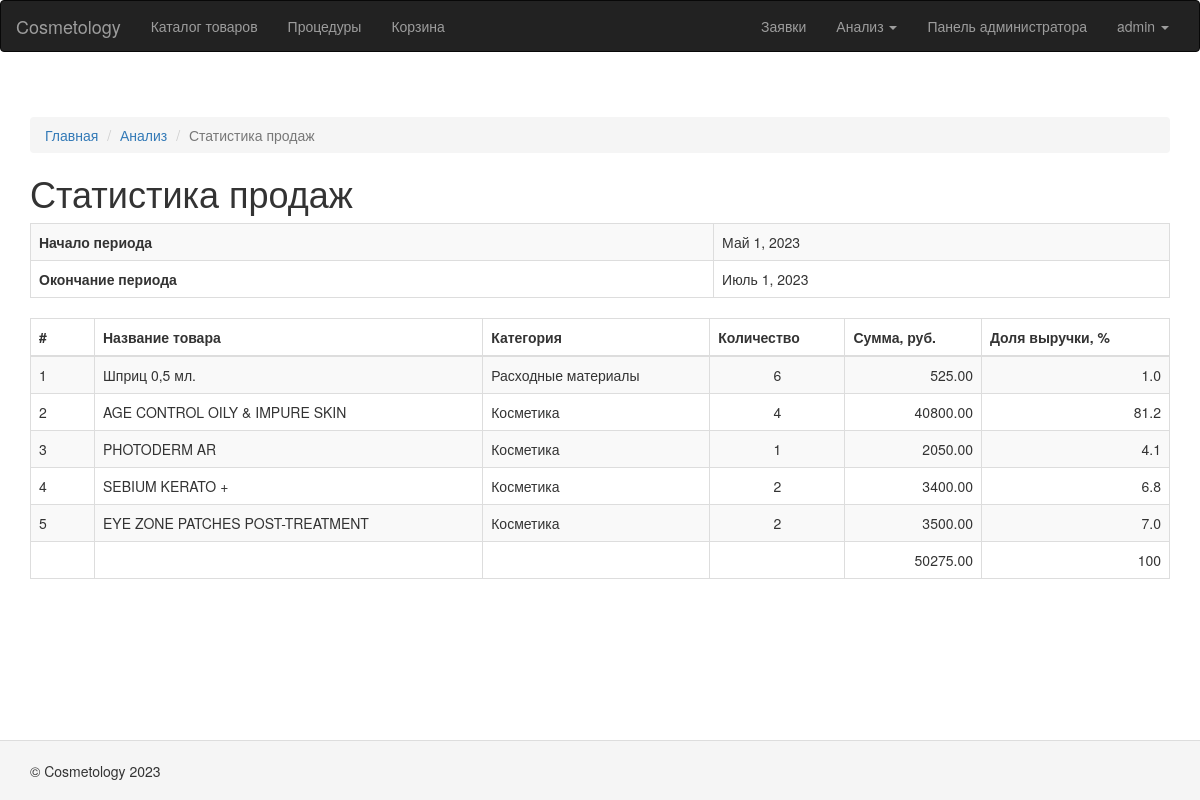
/report/sale-list/ (signed in), run on the app's committed database.
### website/models.py (models this page shows, shortened)
class User(AbstractUser):
    db_table = 'auth_user'
    middle_name = models.CharField("Отчество", "middle_name", max_length=50, null=True, blank=True)
    """Отчество"""
    gender = models.ForeignKey('Gender', on_delete=models.SET_NULL, verbose_name="Пол",
                                  null=True, blank=True)
    """Тип пользователя"""
    birthday = models.DateField("Дата рождения", "birthday", null=True, blank=True)
    """Дата рождения"""
    description = models.TextField("Примечание", "description", null=True, blank=True)
    """Примечание"""
    phone = models.CharField("Телефон", "phone", max_length=255, null=True, blank=True)
    """Номер телефона заявителя"""
    address = models.CharField("Адрес", "address", max_length=255, null=True, blank=True)
    """Адрес"""
    user_type = models.ForeignKey('UserType', on_delete=models.SET_NULL, verbose_name="Тип пользователя",
                                  null=True, blank=True)
    """Тип пользователя"""
    report_date_1 = models.DateField("Начало периода", "report_date_1", null=True, blank=True)
    """Начало периода"""
    report_date_2 = models.DateField("Окончание периода", "report_date_2", null=True, blank=True)
    """"Окончание периода"""
    def groups_str(self):
        result = None
        for item in self.groups.all():
            if result is not None:
                result += ", "
            else:
                result = ""
            result += item.name
        return result
    groups_str.short_description = "Группы"
    groups_str.allow_tags = True
    def in_group_by_id (self, group_id):
        return self.groups.filter(id=group_id).exists()
    def is_client (self):
        return self.in_group_by_id(4)
    class Meta:
        verbose_name = "Пользователь"
        verbose_name_plural = "Пользователи"

class Category(models.Model):
    title = models.CharField("Название", max_length=255)
    """Название группы товаров"""
    description = models.TextField("Описание", null=True, blank=True)
    """Описание группы товаров"""
    def __str__(self):
        return self.title
    class Meta:
        verbose_name = "Группа товаров"
        verbose_name_plural = "Группы товаров"

class Product(models.Model):
    title = models.CharField("Название", max_length=255)
    """Название товара"""
    description = models.TextField("Описание", null=True, blank=True)
    """Описание товара"""
    image = models.ImageField("Изображение", null=True, blank=True)
    """Изображение товара"""
    cost = models.FloatField("Цена за ед., руб.", null=True, blank=True)
    """Стоимость товара"""
    category = models.ForeignKey('Category', on_delete=models.SET_NULL, verbose_name="Категория товаров",
                                 null=True, blank=True)
    """Группа товаров"""
    brand = models.ForeignKey('Brand', on_delete=models.SET_NULL, verbose_name="Бренд",
                                 null=True, blank=True)
    """Бренд"""
    unit = models.ForeignKey('Unit', on_delete=models.SET_NULL, verbose_name="Единицы измерения товаров",
                             null=True, blank=True)
    """Единица измерения товара"""
    public = models.BooleanField("Публиковать", null=True, blank=True)
    """Публиковать товар"""
    production_date = models.DateField("Дата выработки", null=True, blank=True)
    """Дата выработки"""
    expiration_date = models.DateField("Срок годности", null=True, blank=True)
    """Срок годности"""
    def get_total_count(self):
        """Метод вычисления количества товара, которое есть на складе"""
        items = ProductMovementItem.objects.filter(product_id=self.id)
        return round(sum(item.count * (1 if (item.product_movement.movement_type.id == 1) else -1) for item in items),
                     2)
    get_total_count.short_description = "На складе"
    get_total_count.allow_tags = True
    def get_stat_sale(self, user):
        items = ProductMovementItem.objects.filter(product_id=self.id,
                                                   product_movement__movement_type=2,
                                                   product_movement__registration_date__range=[user.report_date_1,
                                                                                               user.report_date_2],
                                                   product_movement__completed=True,
                                                   product_movement__composed=True,
                                                   )
        return sum(item.count for item in items), sum(item.count * item.cost for item in items)
    def image_img(self):
        """Изображение товара, для отображения в админке"""
        if self.image:
            from django.utils.safestring import mark_safe
            return mark_safe(u'<a href="{0}" target="_blank"><img src="{0}" width="100"/></a>'.format(self.image.url))
        else:
            return '(Нет изображения)'
    image_img.short_description = 'Изображение'
    image_img.allow_tags = True
    class Meta:
        verbose_name = "Товар"
        verbose_name_plural = "Товары"

### website/views.py (the view)
# urls.py: path('report/sale-list/', ReportSaleListView.as_view(), name='report-sale-list'),
class ReportSaleListView(LoginRequiredMixin, UserPassesTestOrganizationOrAdmin, TemplateView):
    title = 'Статистика продаж'
    template_name = 'report/sale-list.html'
    login_url = '/login'
    def get_context_data(self, *args, **kwargs):
        context = super(ReportSaleListView, self).get_context_data(*args, **kwargs)
        result = []
        product_list = Product.objects.all()
        stat_sale_total = 0
        for product in product_list:
            total_count, total_sum = product.get_stat_sale(self.request.user)
            stat_sale_total += total_sum
        for product in product_list:
            total_count, total_sum = product.get_stat_sale(self.request.user)
            if total_sum > 0:
                d = {'title': product.title,
                     'category': product.category,
                     'stat_count': total_count,
                     'stat_sale': total_sum,
                     'stat_sale_percent': round(100 * total_sum / stat_sale_total, 1),
                     }
                result.append(d)
        context['object_list'] = result
        context['stat_sale_total'] = stat_sale_total
        context['model'] = self.request.user
        return context

### project/current_user.py (called while the page is built)
    def __call__(self, request):
        _user.value = request.user
        return self.get_response(request)

### website/access_control.py (called while the page is built)
    def test_func(self):
        user = self.request.user
        if user:
            if user.is_superuser:
                return True
            if not user.is_client():
                return True
        return False

### templates/report/sale-list.html (shortened to what this page needs)
{% extends 'base.html' %}
{% load static %}
{% load crispy_forms_tags %}
{% block content %}
    <ol class="breadcrumb">
        <li><a href="{% url "home" %}">Главная</a></li>
        <li><a href="{% url "report-settings-detail" %}">Анализ</a></li>
        <li class="active">{{ view.title }}</li>
    </ol>
    <h1>{{ view.title }}</h1>
    <table id="w0" class="table table-striped table-bordered detail-view">
        <tr>
            <th>Начало периода</th>
            <td>{{ model.report_date_1 }}</td>
        </tr>
        <tr>
            <th>Окончание периода</th>
            <td>{{ model.report_date_2 }}</td>
        </tr>
    </table>
    <table class="table table-striped table-bordered">
        <colgroup>
            <col width="64">
            <col>
            <col>
            <col>
        </colgroup>
        <thead>
        <tr>
            <th>#</th>
            <th>Название товара</th>
            <th>Категория</th>
            <th>Количество</th>
            <th>Сумма, руб.</th>
            <th>Доля выручки, %</th>
        </tr>
        </thead>
        <tbody>
        {% for object in object_list %}
            <tr data-key="1">
                <td>{{ forloop.counter }}</td>
                <td>{{ object.title }}</td>
                <td>{{ object.category }}</td>
                <td align="center">{{ object.stat_count }}</td>
                <td align="right">{{ object.stat_sale }}</td>
                <td align="right">{{ object.stat_sale_percent }}</td>
            </tr>
        {% endfor %}
        <tr data-key="1">
            <td></td>
            <td></td>
            <td></td>
            <td></td>
            <td align="right">{{ stat_sale_total }}</td>
            <td align="right">{{ 100 }}</td>
        </tr>
        </tbody>
    </table>
{% endblock content %}

### templates/base.html (shortened to what this page needs)
<!DOCTYPE html>
{% load static %}
<html>
<head>
    {% load bootstrap3 %}
    {% bootstrap_css %}
    <link href="{% static "css/site.css" %}" rel="stylesheet"/>
</head>
<body>
<div class="wrap">
    <nav id="w2" class="navbar navbar-inverse">
        <div class="container-fluid">
            <div class="navbar-header">
                <a class="navbar-brand" href="{% url "home" %}">Cosmetology</a>
            </div>
            <div id="w2-collapse" class="collapse navbar-collapse">
                <ul id="w3" class="navbar-nav nav">
                    <li><a href="{% url "catalog-list" %}" tabindex="-1">Каталог товаров</a></li>
                    <li><a href="{% url "procedure-list" %}" tabindex="-1">Процедуры</a></li>
                    <li><a href="{% url "basket-list" %}" tabindex="-1">Корзина</a></li>
                </ul>
                <ul id="w3" class="navbar-nav nav navbar-right">
                    {% if request.user.is_authenticated %}
                        <li><a href="{% url "request-list" %}" tabindex="-1">Заявки</a></li>
                        {% if not request.user.is_client %}
                            <li class="dropdown"><a class="dropdown-toggle" href="#" data-toggle="dropdown">Анализ
                                <span class="caret"></span></a>
                            </li>
                            <li><a href="/admin">Панель администратора</a></li>
                        {% endif %}
                        <li class="dropdown"><a class="dropdown-toggle" href="#"
                                                data-toggle="dropdown">{{ request.user.username }}
                            <span class="caret"></span></a>
                        </li>
                    {% else %}
                        <li><a href="{% url "login" %}">Вход</a></li>
                    {% endif %}
                </ul>
            </div>
        </div>
    </nav>
    <br>
    <div class="container">
        {% block content %}
        {% endblock content %}
    </div>
</div>
<footer class="footer">
    <div class="container">
        <p class="pull-left">© Cosmetology 2023</p>
    </div>
</footer>
</body>
</html>

### static/css/site.css (style rules this page uses)
html, body { height: 100%; }
p { text-align:justify; }
.wrap { min-height:100%; height: auto; margin: 0 auto -60px; padding: 0 0 60px; }
.wrap > .container { padding: 25px 15px 20px; }
.footer { height: 60px; background-color: #f5f5f5; border-top: 1px solid #ddd; padding-top: 20px; }

### data on the page
User: user.username "admin", report_date_1 "Май 1, 2023", report_date_2 "Июль 1, 2023"
Category: title "Шприц 0,5 мл.", category "Расходные материалы", stat_count "6", stat_sale "525.00", stat_sale_percent "1.0"
Category: title "AGE CONTROL OILY & IMPURE SKIN", category "Косметика", stat_count "4", stat_sale "40800.00", stat_sale_percent "81.2", title "PHOTODERM AR", stat_count "1", stat_sale "2050.00", stat_sale_percent "4.1", title "SEBIUM KERATO +", stat_count "2", stat_sale "3400.00", stat_sale_percent "6.8", title "EYE ZONE PATCHES POST-TREATMENT", stat_sale "3500.00", stat_sale_percent "7.0"

### other printed values
{{ view.title }} "Статистика продаж"
{{ stat_sale_total }} "50275.00"
{{ 100 }} "100"
